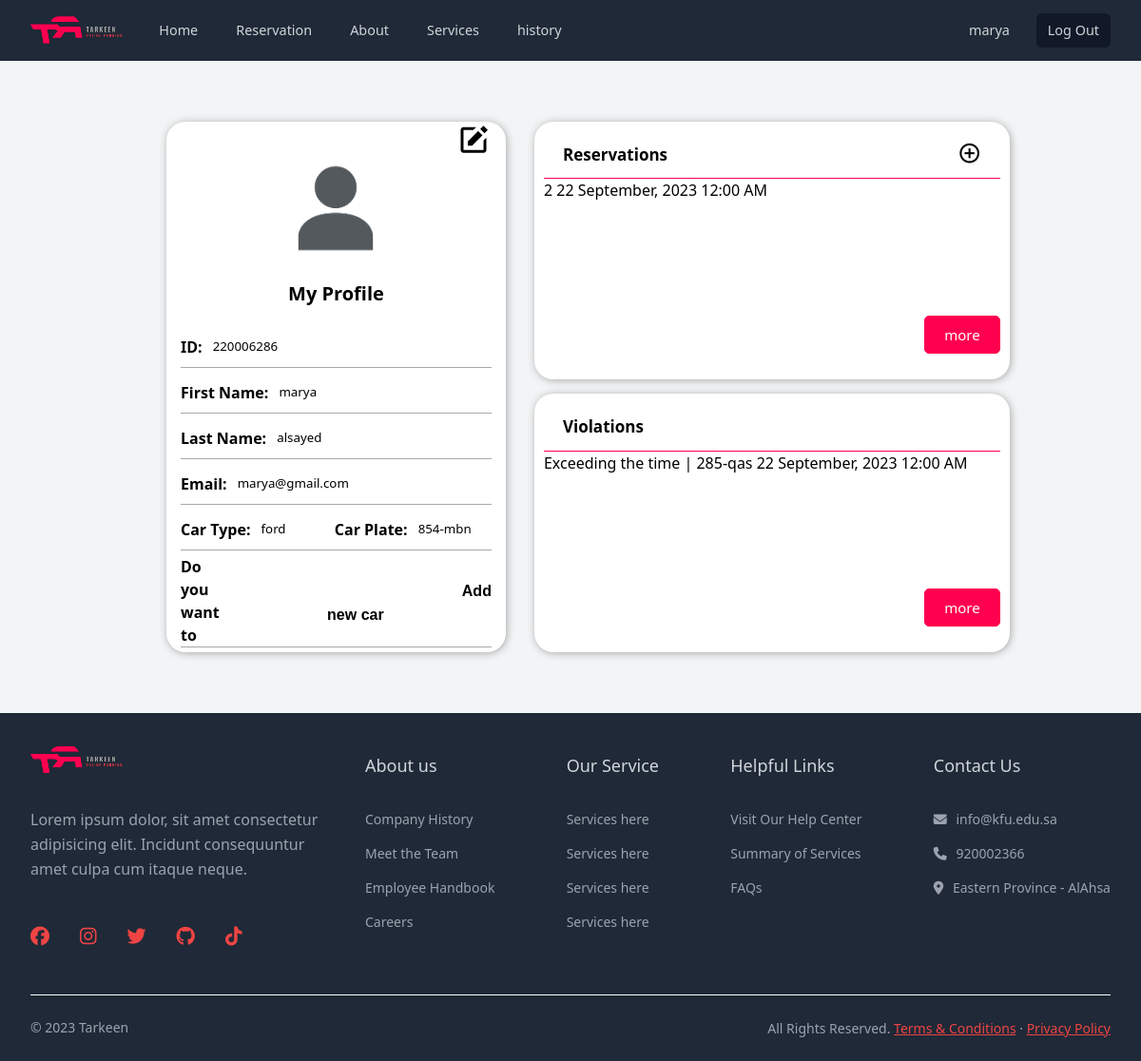
Page /home.php (signed in) on the earlier database version.
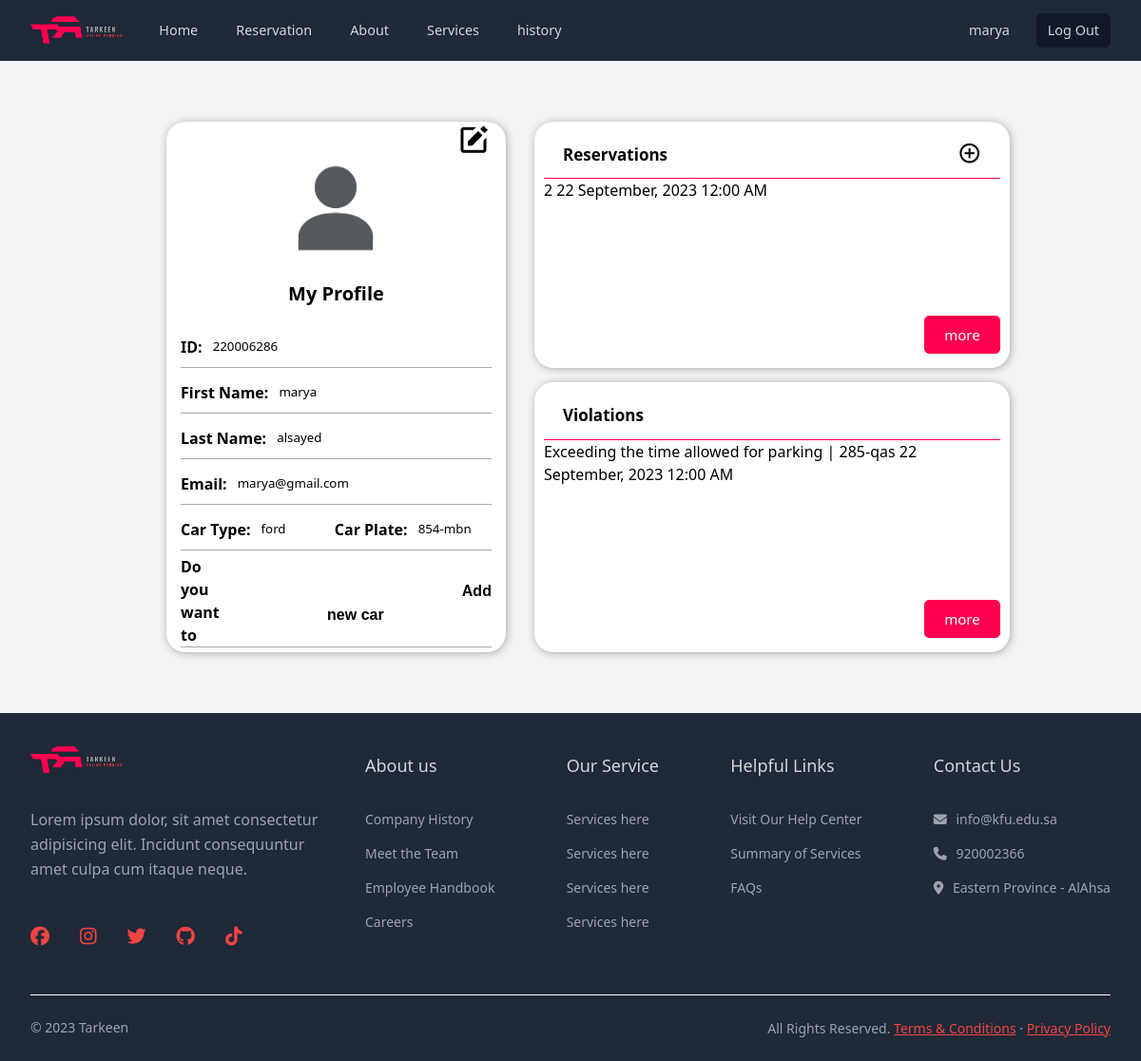
Same page on the later database version.
### tables this page shows
CREATE TABLE Users
(
    user_id            int(128) NOT NULL,
    first_name         varchar(50)  NOT NULL,
    last_name          varchar(50)  NOT NULL,
    `password`         varchar(250) NOT NULL,
    email              varchar(250) NOT NULL,
    user_type_id       int (128) NOT NULL,
    reset_token        varchar(50),
    reset_token_expiry datetime,
    PRIMARY KEY
        (user_id),
    FOREIGN KEY
        (user_type_id) REFERENCES UserTypes
        (user_type_id)
);

CREATE TABLE Cars
(
    car_id    int(128) NOT NULL
        AUTO_INCREMENT,
    car_type  varchar(15) NOT NULL,
    car_plate varchar(15) NOT NULL,
    owner_id  int (128) NOT NULL,
    deleted   tinyint(1) NOT NULL DEFAULT 0,
    PRIMARY KEY
        (car_id),
    FOREIGN KEY
        (owner_id) REFERENCES Users
        (user_id)
);

CREATE TABLE Reservation
(
    reservation_id       int(128) NOT NULL
        AUTO_INCREMENT,
    reservation_datetime datetime NOT NULL,
    extensions_count     int (10) DEFAULT 0,
    enter_datetime       datetime (6),
    exit_datetime        datetime (6),
    parking_id           int (128) NOT NULL,
    car_id               int (128) NOT NULL,
    reserver_id          int (128) NOT NULL,
    PRIMARY KEY
        (reservation_id),
    FOREIGN KEY
        (parking_id) REFERENCES ParkingSpots
        (parking_id),
    FOREIGN KEY
        (car_id) REFERENCES Cars
        (car_id),
    FOREIGN KEY
        (reserver_id) REFERENCES Users
        (user_id)
);

CREATE TABLE ParkingSpots
(
    parking_id     int(128) NOT NULL
        AUTO_INCREMENT,
    zone_number    varchar(10) NOT NULL,
    floor_number   int (10) NOT NULL,
    parking_number int (10) NOT NULL,
    PRIMARY KEY
        (parking_id)
);

CREATE TABLE Violations
(
    violation_id           int(128) NOT NULL
        AUTO_INCREMENT,
    violation_datetime     datetime NOT NULL,
    violation_end_datetime datetime NOT NULL,
    car_id                 int (128) NOT NULL,
    violation_type_id      int (128) NOT NULL,
    violator_id            int (128) NOT NULL,
    violated_id            int (128) NOT NULL,
    note                   varchar(256),

    PRIMARY KEY
        (violation_id),
    FOREIGN KEY
        (car_id) REFERENCES Cars
        (car_id),
    FOREIGN KEY
        (violation_type_id) REFERENCES ViolationTypes
        (violation_type_id),
    FOREIGN KEY
        (violator_id) REFERENCES Users
        (user_id),
    FOREIGN KEY
        (violated_id) REFERENCES Users
        (user_id)
);

CREATE TABLE ViolationTypes
(
    violation_type_id int(128) NOT NULL
        AUTO_INCREMENT,
    `name`            varchar(256) NOT NULL,
    number_of_days    int(128),
    PRIMARY KEY
        (violation_type_id)
);

### snippets/get_user.php (called while the page is built, shortened)
<?php
if (isset($_SESSION['user_id'])) {
    $user_id = $_SESSION['user_id'];
    $query = "SELECT * FROM users WHERE user_id = ?";
    $stmt = $connection->prepare($query);
    $stmt->bind_param("i", $user_id);
    $stmt->execute();
    $result = $stmt->get_result();
    $user = $result->fetch_assoc();
    $queryCars = "SELECT car_id, car_type, car_plate FROM cars WHERE owner_id = ? and deleted=FALSE";
    $stmtCars = $connection->prepare($queryCars);
    $stmtCars->bind_param("i", $user_id);
    $stmtCars->execute();
    $resultCars = $stmtCars->get_result();
    $cars = array();
    while ($row = $resultCars->fetch_assoc()) {
        $cars[] = $row;
    }
    $user['cars'] = $cars;
    $reservationQuery = "SELECT reservation.reservation_id, reservation.reservation_datetime, reservation.extensions_count, parkingspots.parking_number
                        FROM `reservation`
                        JOIN `parkingspots` ON parkingspots.parking_id = reservation.parking_id
                        WHERE reservation.reserver_id = ?
                        ORDER BY reservation.reservation_datetime DESC";
    $stmtReservations = $connection->prepare($reservationQuery);
    $stmtReservations->bind_param("i", $user_id);
    $stmtReservations->execute();
    $resultReservations = $stmtReservations->get_result();
    $reservations = array();
    while ($row = $resultReservations->fetch_assoc()) {
        $reservations[] = $row;
    }
    $user['reservations'] = $reservations;
    if ($user["user_type_id"] == "3") {
        $vailoationQuery = "SELECT violations.violation_id, violationtypes.name, violations.violation_datetime,violations.note, cars.car_plate
                        FROM `violations`
                        JOIN `violationtypes` ON violationtypes.violation_type_id = violations.violation_type_id
                        JOIN `cars` ON cars.car_id = violations.car_id
                        WHERE violations.violated_id = ?
                        ORDER BY violations.violation_datetime DESC";
    } else {
        $vailoationQuery = "SELECT violations.violation_id, violationtypes.name, violations.violation_datetime,violations.note, cars.car_plate
                        FROM `violations`
                        JOIN `violationtypes` ON violationtypes.violation_type_id = violations.violation_type_id
                        JOIN `cars` ON cars.car_id = violations.car_id
                        WHERE violations.violator_id = ?
                        ORDER BY violations.violation_datetime DESC";
    }
    $stmtViolations = $connection->prepare($vailoationQuery);
    $stmtViolations->bind_param("i", $user_id);
    $stmtViolations->execute();
    $resultViolations = $stmtViolations->get_result();
    $violations = array();
    while ($row = $resultViolations->fetch_assoc()) {
        $violations[] = $row;
    }
    $user['violations'] = $violations;
}

### snippets/base.php (called while the page is built, shortened)
<?php
include "database_connection.php";
include "get_user.php";

### home.php (the view, shortened to what the rows shown need)
<?php include "snippets/base.php" ?>
<!DOCTYPE html>
<html lang="en">
<head>
    <?php include "snippets/layout/head.php" ?>
    <link rel="stylesheet" href="/assets/css/profilestyle.css">
</head>
<body class="body">
<?php include "snippets/layout/header.php" ?>
<main>
    <div class="container-profile">
        <div class="left">
            <form action="" method="POST" id="user-form">
                <div class="fields">
                    <label for="">
                        <span>ID:</span>
                        <input type="text" name="user_id" value="<?= $user['user_id'] ?>" readonly>
                    </label>
                    <label for="">
                        <span>First Name:</span>
                        <input class="editable" type="text" name="first_name" value="<?= $user['first_name'] ?>"
                               readonly>
                    </label>
                    <label for="">
                        <span>Last Name:</span>
                        <input class="editable" type="text" name="last_name" value="<?= $user['last_name'] ?>" readonly>
                    </label>
                    <label for="">
                        <span>Email:</span>
                        <input class="editable" type="email" name="email" value="<?= $user['email'] ?>" readonly>
                    </label>
                    <?php if ($user["user_type_id"] == "1" || $user["user_type_id"] == "2"): ?>
                        <?php foreach ($user["cars"] as $car): ?>
                            <label for="">
                                <span>Car Type:</span>
                                <input class="editable" type="text" name="car_type1"
                                       value="<?= $car['car_type'] ?? '' ?>" readonly>
                                <span>Car Plate:</span>
                                <input class="editable" type="text" name="car_plate1"
                                       value="<?= $car['car_plate'] ?? '' ?>" readonly>
                            </label>
                        <?php endforeach; ?>
                    <?php endif; ?>
                </div>
            </form>
        </div>
        <div class="right">
            <?php if ($user["user_type_id"] == "1" || $user["user_type_id"] == "2"): ?>
                <div class="violation">
                    <ul class="reservations-list">
                        <?php
                        if (count($user['reservations']) > 0) {
                            $displayedReservations = 0;
                            foreach ($user['reservations'] as $reservation) {
                                if ($displayedReservations < 3) {
                                    ?>
                                    <a href="/reservations/show.php?reservation_id=<?= $reservation['reservation_id'] ?>"
                                       class="link">
                                        <li>
                                            <span><?= $reservation['parking_number'] ?></span>
                                            <span><?= date('d F, Y h:i A', strtotime($reservation['reservation_datetime'])) ?></span>
                                        </li>
                                    </a>
                                    <?php
                                    $displayedReservations++;
                                } else {
                                    break;
                                }
                            }
                        }
                        ?>
                    </ul>
                </div>
            <?php endif; ?>
            <div class="violation">
                <ul class="violation-list">
                    <?php
                    if (isset($user['violations']) && count($user['violations']) > 0) {
                        $displayedViolations = 0;
                        foreach ($user['violations'] as $violation) {
                            if ($displayedViolations < 3) {
                                ?>
                                <li>
                                    <span><?php echo $violation['name'] . '  |   ' . $violation['car_plate']; ?></span>
                                    <span><?php echo date('d F, Y h:i A', strtotime($violation['violation_datetime'])) ?></span>
                                </li>
                                <?php
                                $displayedViolations++;
                            } else {
                                break;
                            }
                        }
                    }
                    ?>
                </ul>
            </div>
        </div>
    </div>
</main>
</body>
</html>

### snippets/layout/header.php (shortened to what the rows shown need)
<nav>
    <div class="nav-cont">
        <ul class="menu">
            <?php if (isset($user)): ?>
                <li class="item button secondary"><a href="/home.php"><?php echo $user['first_name']; ?></a></li>
                <li class="item button"><a href="/auth/logout.php">Log Out</a></li>
            <?php else: ?>
                <li class="item button"><a href="/auth/login.php">Log In</a></li>
            <?php endif; ?>
        </ul>
    </div>
</nav>

Differences in the rows shown:
changed through a linked row, violations "285-qas": violation_type.name "Exceeding the time" → "Exceeding the time allowed for parking"
